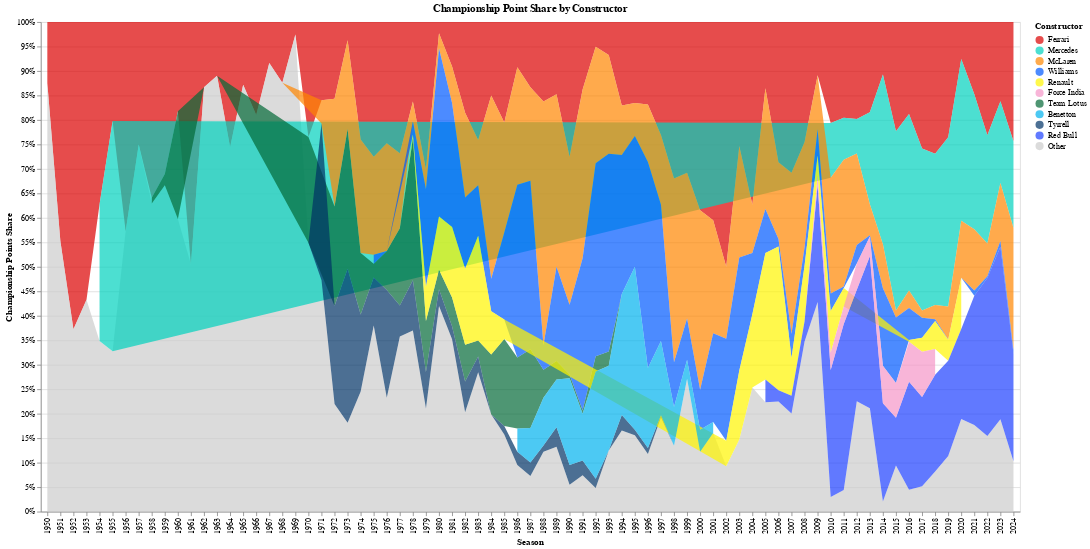

Source (notebook cell):
### Code cell
plt_df = season_constructor_results_df.assign(label = lambda x: np.where(x.name_constructor.isin(top_10_constructors), x.name_constructor, 'Other'))\
  .groupby(['year','label']).agg(
      wins = ('wins','sum'),
      points = ('points','sum'),
      poles = ('poles','sum'))\
      .reset_index()

plt_tots = plt_df.groupby('year').agg(
    wins = ('wins','sum'),
    points = ('points','sum'),
    poles = ('poles','sum')).reset_index()

plt_df = plt_df.merge(plt_tots,on='year',suffixes=['','_tot'])\
  .assign(pct_wins = lambda x: x.wins / x.wins_tot,
          pct_points = lambda x: x.points / x.points_tot,
          pct_poles = lambda x: x.poles / x.poles_tot)

plt_df.head()
order = alt.Order('team_group:N', sort=['Other','Red Bull', 'Tyrrell', 'Benetton', 'Team Lotus',
                                        'Force India', 'Renault', 'Williams',
                                        'McLaren',  'Mercedes', 'Ferrari'])
alt_chart = alt.Chart(plt_df).mark_area(opacity=0.7).encode(
    x=alt.X('year:O', title='Season'),
    y=alt.Y('pct_points:Q',
            title='Championship Points Share',
            axis=alt.Axis(format='%'),
            scale = alt.Scale(domain=[0,1])),
    color=alt.Color('label:N',
                    scale=alt.Scale(domain=list(top_team_colors.keys()),
                                    range=list(top_team_colors.values())),
                    legend=alt.Legend(title='Constructor')),
    tooltip=[
        alt.Tooltip('year:O', title='Season'),
        alt.Tooltip('label:N', title='Constructor'),
        alt.Tooltip('pct_points:Q', title='% of Points', format='.1%')
    ]
).properties(
    width=1200,
    height=600,
    title='Championship Point Share by Constructor'
)

alt_chart

### Figure 1 — Vega-Lite specification as saved in the notebook (floating-point values rounded to 4 significant figures; data arrays with more than 128 entries replaced by an {"elided": "..."} marker saying what was removed)
{"config": {"view": {"continuousWidth": 300, "continuousHeight": 300}}, "data": {"name": "data-e878b89c1a3d3550a6ae2b5c63f9855f"}, "mark": {"type": "area", "opacity": 0.7}, "encoding": {"color": {"field": "label", "legend": {"title": "Constructor"}, "scale": {"domain": ["Ferrari", "Mercedes", "McLaren", "Williams", "Renault", "Force India", "Team Lotus", "Benetton", "Tyrrell", "Red Bull", "Other"], "range": ["#DC0000", "#00D2BE", "#FF8700", "#005AFF", "#FFF500", "#F596C8", "#046A38", "#00B2EE", "#003366", "#1E41FF", "#CCCCCC"]}, "type": "nominal"}, "tooltip": [{"field": "year", "title": "Season", "type": "ordinal"}, {"field": "label", "title": "Constructor", "type": "nominal"}, {"field": "pct_points", "format": ".1%", "title": "% of Points", "type": "quantitative"}], "x": {"field": "year", "title": "Season", "type": "ordinal"}, "y": {"axis": {"format": "%"}, "field": "pct_points", "scale": {"domain": [0, 1]}, "title": "Championship Points Share", "type": "quantitative"}}, "height": 600, "title": "Championship Point Share by Constructor", "width": 1200, "$schema": "https://vega.github.io/schema/vega-lite/v5.20.1.json", "datasets": {"data-e878b89c1a3d3550a6ae2b5c63f9855f": {"elided": "400 records"}}}
